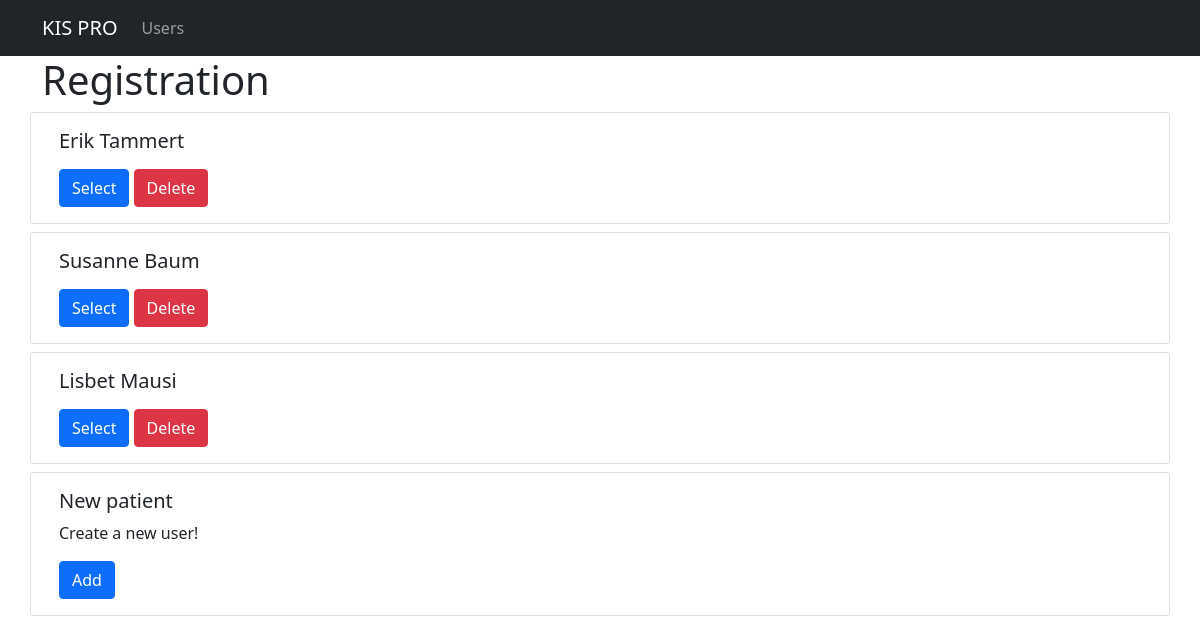
/reg, run on the app's committed database.
### kis_pro/models.py (models this page shows, shortened)
class Person(models.Model):
    title = models.CharField(max_length=50)
    firstname = models.CharField(max_length=100)
    lastname = models.CharField(max_length=100)
    def user_print(self):
        return self.title + ' ' + self.firstname + ' ' + self.lastname
    class Meta:
        abstract = True

class Patient(Person):
    birthdate = models.DateField()
    attending_doctor = models.ManyToManyField(Doctor)

### kis_pro/views.py (the view)
# urls.py: path("reg", views.kis_pro_registration, name="kis_pro_registration"),
def kis_pro_registration(request):
    patient = Patient.objects.all()
    context = {
        'kis_patient': patient
    }
    return render(request, 'registration/kis_pro_registration.html', context)

### kis_pro/templates/registration/kis_pro_registration.html (shortened to what this page needs)
{% extends 'base.html' %}
{% load static %}
{% block page_content %}
    <h1>Registration</h1>
    <div class="row">
        {% for patient in kis_patient %}
            <div class="card mb-2">
                <div class="card-body">
                    <h5 class="card-title">{{ patient.user_print }}</h5>
                    <a href="{% url 'kis_pro_detail' patient.pk %}"
                       class="btn btn-primary">
                        Select
                    </a>
                    <a href="{% url 'kis_pro_deletepatient' patient.pk %}"
                       class="btn btn-danger">
                        Delete
                    </a>
                </div>
            </div>
        {% endfor %}
        <div class="card mb-2">
            <div class="card-body">
                <h5 class="card-title">New patient</h5>
                <p>Create a new user!</p>
                <a href="{% url 'kis_pro_newpatient' %}"
                   class="btn btn-primary">
                    Add
                </a>
            </div>
        </div>
    </div>
{% endblock %}

### data on the page
Patient: user_print "Erik Tammert"
Patient: user_print "Susanne Baum"
Patient: user_print "Lisbet Mausi"
